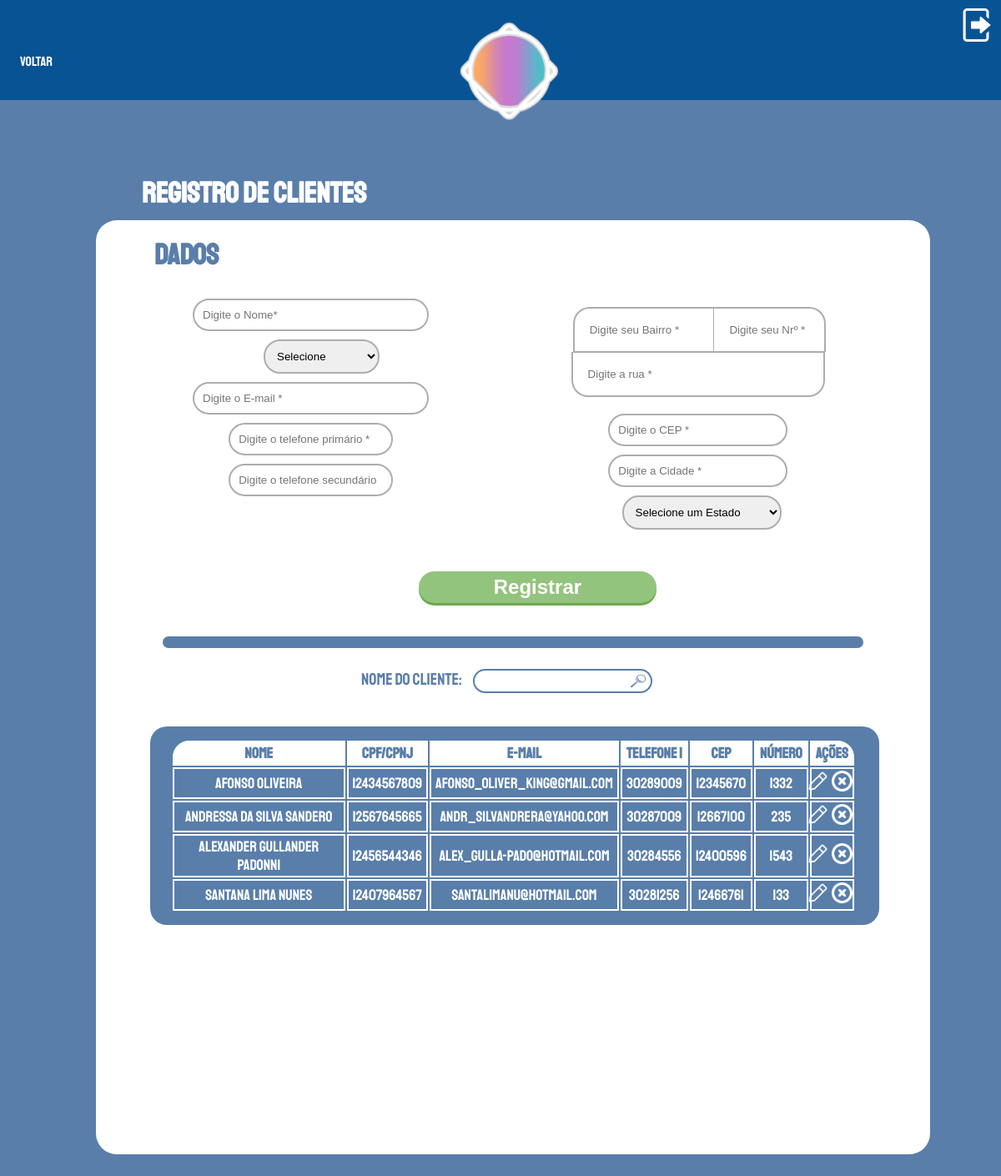
Page /paginasSistema/registroClientesAte.php (signed in) on the committed database.
### tables this page shows
CREATE TABLE `clientes` (
  `id` int(8) UNSIGNED ZEROFILL NOT NULL COMMENT 'Armazena Id do Cliente',
  `inscricao_estadual` bigint(20) UNSIGNED DEFAULT NULL COMMENT 'Armazena a inscrição estadual do cliente',
  `nome` varchar(45) NOT NULL COMMENT 'Armazena o nome do cliente',
  `email` varchar(60) NOT NULL COMMENT 'Armazena o email do cliente',
  `telefone` bigint(20) UNSIGNED NOT NULL COMMENT 'Armazena o telefone do cliente',
  `rua` varchar(45) NOT NULL COMMENT 'Armazena o nome da rua do cliente',
  `bairro` varchar(25) NOT NULL COMMENT 'Armazena o nome do bairro do cliente',
  `numero` int(10) UNSIGNED NOT NULL COMMENT 'Armazena o número da residência do cliente',
  `cidade` varchar(45) NOT NULL COMMENT 'Armazena o nome da cidade do cliente',
  `estado` char(2) NOT NULL COMMENT 'Armazena o nome do estado do cliente',
  `cep` int(10) UNSIGNED NOT NULL COMMENT 'Armazena o CEP do cliente',
  `cpf` bigint(11) UNSIGNED ZEROFILL DEFAULT NULL COMMENT 'Armazena o CPF do cliente',
  `cnpj` bigint(14) UNSIGNED ZEROFILL DEFAULT NULL COMMENT 'Armazena o CNPJ do cliente',
  `telefone2` bigint(20) UNSIGNED NOT NULL COMMENT 'Armazena o telefone secundário do cliente'
);

### paginasSistema/registroClientesAte.php (the view, shortened to what this page needs)
<?php
if(isset($_SESSION['nivelLogado']) && $_SESSION['nivelLogado']==3){
 ?>
<!DOCTYPE html>
<html lang="pt-BR">
<head>
<link rel="stylesheet" href="../css/registroClientesAte.css">
</head>
<body>
<header>
  <form method="POST" action="../php/efetuaLogout.php">
  <button type="submit"style="background-color: transparent; border: none; float: right"><img src="../img/iconsSistema/quit.png" alt="Sair do Sistema" id="saia"></button>
  </form>  <br><br><a href="principalAtendente.php"><p id="voltar">Voltar</p></a>
</header>
<main>
<img src="../img/Logo.png" alt="Logo" id="LogoPrincipal">
<p id="titulo">Registro de Clientes</p>
<div id="conteudo">
  <h2 id="colorir">Dados</h2>
  <form action="../php/registraClientesAte.php" method="POST" onsubmit="return registraClientes()">
    <fieldset id="fieldendereco">
      <div id="boxEndereco">
      <input type="text" name="bairro" id="txtBairro" class="textbox" placeholder="Digite seu Bairro *">
      <input type="text" name="numero" id="txtNumero" class="textbox" placeholder="Digite seu Nrº *">
      <br>
      <input type="text" name="rua" id="txtRua" class="textbox" placeholder="Digite a rua *">
      <input type="text" name="CEP" id="txtCEP" class="textbox" placeholder="Digite o CEP *"><br>
      <input type="text" name="cidade" id="txtCidade" class="textbox" placeholder="Digite a Cidade *"><br>
      <select name="estado" id="txtEstado" class="textbox">
          <option value="0">Selecione um Estado</option>
      </select>
    </div>
  </fieldset>
    <br>
    <div id="pt1">
    <input type="text" name="nome" id="txtNome" class="textbox" placeholder="Digite o Nome*">
<br>
      <select name="select" id="select" class="textbox" onClick="apagaCampo()">
      <option value="" selected()>Selecione</option>
      </select>
    <input type="text" name="email" id="txtEmail" class="textbox" placeholder="Digite o E-mail *"><br>
    <input type="text" name="telefone1" id="txtTel1" class="textbox" placeholder="Digite o telefone primário *"><br>
    <input type="text" name="telefone2" id="txtTel2" class="textbox" placeholder="Digite o telefone secundário"><br>
  </div>
  <button type="submit" id="registrar">Registrar</button>
  </form>
  <br><br>
<div id="divisa"></div>
<br>
<div id="barra">
  <form method="POST" action="registroClientes.php" >
<label for="nome">Nome do Cliente: </label>
<input type="text" name="buscaNome" id="nome">
<button type="submit" id="botaoPesquisa"><img src="../img/iconsSistema/pesquisaPequeno.png" alt="pesquisa" id="pesquisa"></button>
</form>
</div>
<br><br>
<div id="planoFundo">
  <table>
    <tr>
      <th id="th1">Nome</th>
      <th>CPF/CPNJ</th>
      <th>E-mail</th>
      <th>Telefone 1</th>
      <th>CEP</th>
      <th>Número</th>
      <th id="th10">Ações</th>
    </tr>
    <?php
    require_once("../php/conexaoBanco.php");
    if(isset($_POST['buscaNome'])==false){
      $comando="SELECT * FROM clientes";
    }else if (isset($_POST['buscaNome'])==true
    && $_POST['buscaNome']==""){
      $comando="SELECT * FROM clientes";
    }else if (isset($_POST['buscaNome'])==true
    && $_POST['buscaNome']!=""){
        $busca = $_POST['buscaNome'];
        $comando="SELECT * FROM clientes WHERE nome LIKE '%".$busca."%'";
      }
      $resultado = mysqli_query($conexao,$comando);
      $linhas=mysqli_num_rows($resultado);
      if($linhas==0){		?>
        <tr>
            <td colspan="7">Nenhum cliente encontrado</td>
          </tr>
          <?php
            }
        else{
          $clientesRetornados = array();
          while($cadaLinha = mysqli_fetch_assoc($resultado)){
            array_push($clientesRetornados,$cadaLinha);
          }
          foreach($clientesRetornados as $cadaCliente){
          ?>
          <tr>
          <td> <?php echo $cadaCliente['nome'];?> </td>
          <td> <?php
            if($cadaCliente['cnpj']==0){
          echo $cadaCliente['cpf'];
            }else{
              echo $cadaCliente['cnpj'];
            }
          ?> </td>
          <td> <?php echo $cadaCliente['email'];?> </td>
          <td> <?php echo $cadaCliente['telefone'];?> </td>
          <td> <?php echo $cadaCliente['cep'];?> </td>
          <td> <?php echo $cadaCliente['numero'];?> </td>
          <td class="tdborder">
            <form action="editaClienteFormAte.php" method="POST" class="formato" id="editaform2">
                <button type="submit" class="buttonEditar"><img src="../img/iconsSistema/miniEditar.png" alt="Editar Conteúdo" id="editar2" class="icons"></button>
            </form>
            <form action="../php/excluiCliente.php" method="POST" class="formato" id="apagaform2">
                <button type="submit" class="buttonApagar" onClick="confirma()"><img src="../img/iconsSistema/miniApagar.png" alt="Apagar conteúdo" id="apagar2" class="icons"></button>
            </form>
          </td>
          </tr>
        <?php
          }
        }
         ?>
  </table>
</div>
</div>
</main>
</body>
</html>
<?php }
else{
  header("Location: ../paginasSite/login.php");
}
 ?>

### css/registroClientesAte.css (style rules this page uses)
* { margin: 0; padding: 0; font-family: "Staatliches", sans-serif; }
html, body { width: 100%; height: 100%; background-color: #597eaa; }
main { height: 150%; width: 100%; }
header { background-color: #085394; height: 15%; width: 100%; }
header p { float: left; margin-left: 2%; margin-top: 2%; color: white; }
#conteudo { background-color: white; height: 90%; width: 80%; border-radius: 25px; padding: 20px; margin-left: 115px; margin-top: 10px; }
#titulo { font-size: 35px; color: white; font-weight: bold; margin-left: 170px; margin-top: 90px; }
#LogoPrincipal { width: 120px; height: 120px; position: absolute; top: 25px; margin-left: 45.8%; }
#saia { width: 40px; height: 40px; float: right; margin: 10px; }
#divisa { position: absolute; margin-left: 5%; height: 1%; width: 70%; background-color: #597eaa; border-radius: 20px; }
#pesquisa { width: 20px; height: 17px; margin-top: 4px; }
#botaoPesquisa { border: 2px solid #597eaa; border-radius: 0 20px 20px 0; padding: 0 5px; background-color: white; margin-top: 15px; position: relative; top: 4px; left: -5px; border-left: none; }
#nome { border-radius: 20px 0 0 20px; padding: 4px 6px; width: 170px; border: 2px solid #597eaa; }
select { margin-left: 2%; }
#txtBairro { width: 30%; border-radius: 20px 0 0 0; padding: 18px; border-bottom: 1px solid #adadad; border-right: 1px solid #adadad; position: relative; left: 3px; }
#txtNumero { width: 22%; border-radius: 0 20px 0 0; padding: 18px; border-left: 1px solid #adadad; border-bottom: 1px solid #adadad; }
#txtRua { width: 60.9%; border-radius: 0 0 20px 20px; padding: 18px; border-top: 1px solid #adadad; position: relative; top: -10px; }
#txtSenha, #txtCPF, #txtEmail, #inscricaoEstadual, #txtNome { width: 30%; }
#txtTel2, #txtTel1 { width: 20%; margin-left: 5%; }
#txtEstado, #txtCidade, #txtCEP { width: 44%; }
#pt1 { margin-left: 10%; }
#txtNome { border-radius: 20px 20px 20px 20px; margin-top: 40px; }
.buttonEditar { border: none; background-color: transparent; margin-left: -33px; }
.buttonApagar { border: none; background-color: transparent; margin-right: -33px; margin-top: -35px; position: absolute; }
#fieldendereco { float: right; text-align: center; border: none; padding: 20px 1px; margin-top: 40px; margin-right: 40px; }
#registrar { border: none; background: #93c47d; border-radius: 1000px; box-shadow: 0 3px #6aa84f; padding: 7px 90px; color: #ffffff; display: inline-block; font: normal bold 24px/1 "Calibri", sans-serif; text-align: center; margin-left: 170px; margin-top: 30px; cursor: pointer; margin-left: 38.2%; }
table { text-align: center; width: 95%; margin: 10px; font-size: 18px; margin-left: 20px; border-radius: 22px; }
#th1 { border-radius: 20px 0 0 0 }
#th10 { border-radius: 0 20px 0 0; }
#planoFundo { background-color: #597eaa; padding: 5px; padding-top: 5px; padding-bottom: 5px; width: 90%; border-radius: 20px; margin-left: 45px; }
td,th { border: 2px solid white; padding: 2px 5px; color: white; }
th { background-color: white; color: #597eaa; }
#barra { margin-left: 30%; }
label { font-size: 20px; margin: 10px; }
.textbox { font-family: arial, sans-serif; color: black; border-radius: 20px; padding: 5px 10px; border: 2px solid #adadad; padding: 10px; margin-top: 10px; }
.icons { height: 25px; width: 25px; }
#apagar1, #apagar2 { margin-top: 5px; }
option { font-family: arial,sans-serif; }
label { color: #597eaa; }
#colorir { color: #597eaa; margin-left: 50px; font-size: 35px; margin-bottom: -30px; }
#select { margin-left: 85px; }

### rows in the picture
clientes: nome "Afonso Oliveira", cpf "12434567809", email "afonso_oliver_king@gmail.com", telefone "30289009", cep "12345670", numero "1332"
clientes: nome "Andressa da Silva Sandero", cpf "12567645665", email "andr_silvandrera@yahoo.com", telefone "30287009", cep "12667100", numero "235"
clientes: nome "Alexander Gullander Padonni", cpf "12456544346", email "alex_gulla-pado@hotmail.com", telefone "30284556", cep "12400596", numero "1543"
clientes: nome "Santana Lima Nunes", cpf "12407964567", email "santalimanu@hotmail.com", telefone "30281256", cep "12466761", numero "133"
